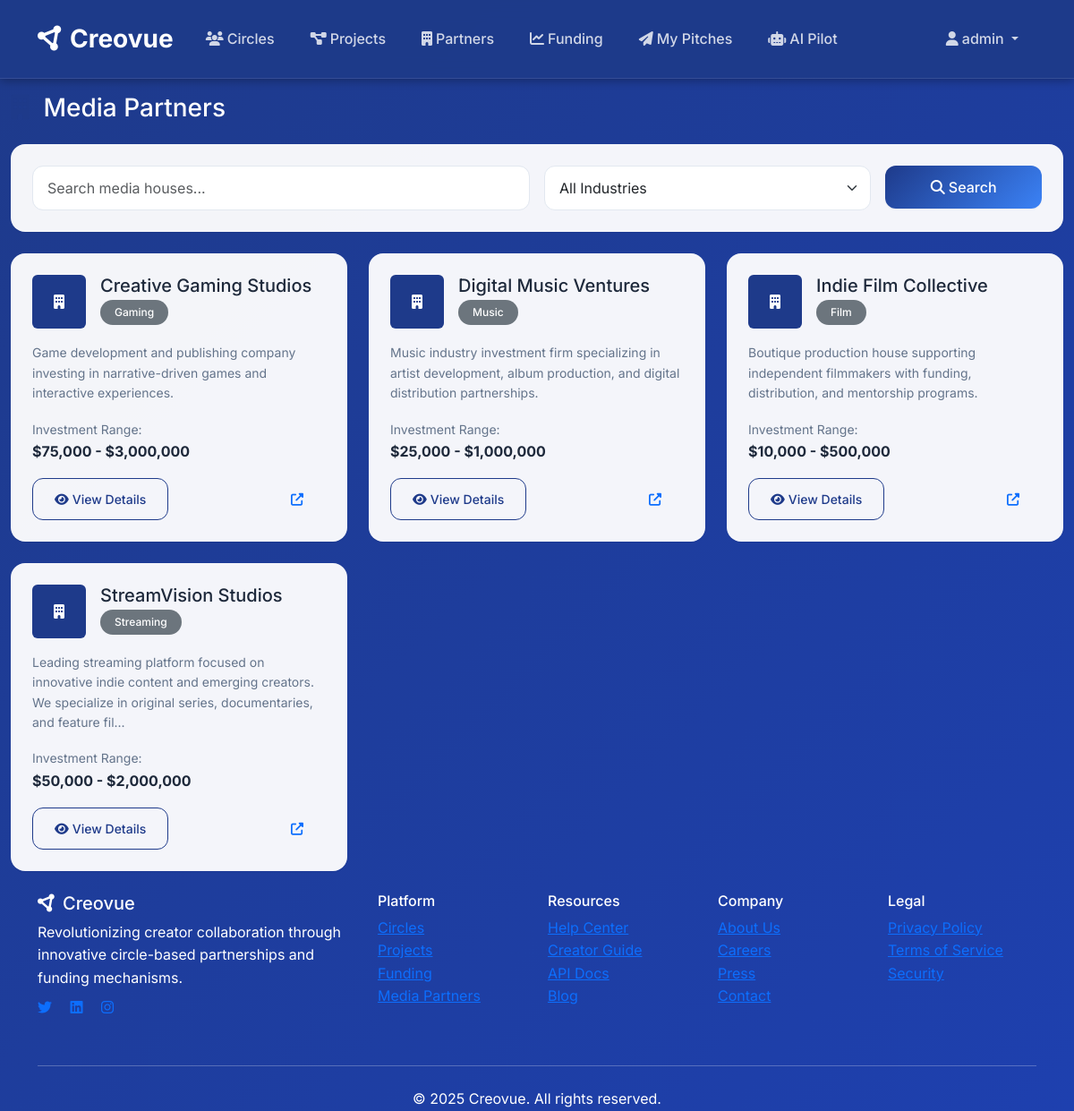
Page /media-houses/ (signed in) on the committed database.
### models.py (models this page shows, shortened)
class User(UserMixin, db.Model):
    id = db.Column(db.Integer, primary_key=True)
    username = db.Column(db.String(64), unique=True, nullable=False)
    email = db.Column(db.String(120), unique=True, nullable=False)
    password_hash = db.Column(db.String(256), nullable=False)
    full_name = db.Column(db.String(100), nullable=False)
    bio = db.Column(Text)
    creator_type = db.Column(db.String(50))  # artist, writer, filmmaker, musician, etc.
    location = db.Column(db.String(100))
    website = db.Column(db.String(200))
    created_at = db.Column(db.DateTime, default=datetime.utcnow)
    is_active = db.Column(db.Boolean, default=True)
    owned_circles = db.relationship('Circle', backref='owner', lazy=True, foreign_keys='Circle.owner_id')
    circle_memberships = db.relationship('CircleMembership', backref='user', lazy=True)
    projects = db.relationship('Project', backref='creator', lazy=True)

class MediaHouse(db.Model):
    id = db.Column(db.Integer, primary_key=True)
    name = db.Column(db.String(200), nullable=False)
    description = db.Column(Text)
    industry = db.Column(db.String(100))  # streaming, tv, film, music, etc.
    website = db.Column(db.String(200))
    contact_email = db.Column(db.String(120))
    logo_url = db.Column(db.String(300))
    investment_range_min = db.Column(db.Float, default=0)
    investment_range_max = db.Column(db.Float, default=0)
    preferred_categories = db.Column(db.String(500))  # comma-separated list
    investment_criteria = db.Column(Text)
    is_active = db.Column(db.Boolean, default=True)
    created_at = db.Column(db.DateTime, default=datetime.utcnow)
    investments = db.relationship('MediaHouseInvestment', backref='media_house', lazy=True)

### routes.py (the view)
@media_houses.route('/')
def list():
    industry = request.args.get('industry', '')
    search = request.args.get('search', '')
    query = MediaHouse.query.filter_by(is_active=True)
    if industry:
        query = query.filter_by(industry=industry)
    if search:
        query = query.filter(or_(
            MediaHouse.name.contains(search),
            MediaHouse.description.contains(search)
        ))
    media_houses_list = query.order_by(desc(MediaHouse.created_at)).all()
    return render_template('media_houses/list.html',
                         media_houses=media_houses_list,
                         current_industry=industry,
                         current_search=search)

### templates/media_houses/list.html (shortened to what this page needs)
{% extends "base.html" %}
{% block content %}
<div class="container-fluid">
    <div class="row">
        <div class="col-12">
            <div class="d-flex justify-content-between align-items-center mb-4">
                <h1 class="h3 mb-0">
                    <i class="fas fa-building text-primary me-2"></i>
                    Media Partners
                </h1>
            </div>
            <div class="card mb-4">
                <div class="card-body">
                    <form method="GET" class="row g-3">
                        <div class="col-md-6">
                            <input type="text" class="form-control" name="search"
                                   placeholder="Search media houses..." value="{{ current_search }}">
                        </div>
                        <div class="col-md-4">
                            <select class="form-select" name="industry">
                                <option value="">All Industries</option>
                            </select>
                        </div>
                        <div class="col-md-2">
                            <button type="submit" class="btn btn-primary w-100">
                                <i class="fas fa-search me-1"></i>Search
                            </button>
                        </div>
                    </form>
                </div>
            </div>
            <div class="row">
                {% for media_house in media_houses %}
                <div class="col-lg-4 col-md-6 mb-4">
                    <div class="card h-100 shadow-sm">
                        <div class="card-body">
                            <div class="d-flex align-items-start mb-3">
                                {% if media_house.logo_url %}
                                <img src="{{ media_house.logo_url }}" alt="{{ media_house.name }}"
                                     class="rounded me-3" style="width: 60px; height: 60px; object-fit: cover;">
                                {% else %}
                                <div class="bg-primary rounded d-flex align-items-center justify-content-center me-3"
                                     style="width: 60px; height: 60px;">
                                    <i class="fas fa-building text-white"></i>
                                </div>
                                {% endif %}
                                <div class="flex-grow-1">
                                    <h5 class="card-title mb-1">{{ media_house.name }}</h5>
                                    {% if media_house.industry %}
                                    <span class="badge bg-secondary">{{ media_house.industry|title }}</span>
                                    {% endif %}
                                </div>
                            </div>
                            {% if media_house.description %}
                            <p class="card-text text-muted small mb-3">
                                {{ media_house.description[:150] }}{% if media_house.description|length > 150 %}...{% endif %}
                            </p>
                            {% endif %}
                            {% if media_house.investment_range_min > 0 %}
                            <div class="mb-3">
                                <small class="text-muted">Investment Range:</small><br>
                                <strong>${{ "{:,.0f}".format(media_house.investment_range_min) }} - ${{ "{:,.0f}".format(media_house.investment_range_max) }}</strong>
                            </div>
                            {% endif %}
                            <div class="d-flex justify-content-between align-items-center">
                                <a href="{{ url_for('media_houses.detail', id=media_house.id) }}"
                                   class="btn btn-outline-primary btn-sm">
                                    <i class="fas fa-eye me-1"></i>View Details
                                </a>
                                {% if media_house.website %}
                                <a href="{{ media_house.website }}" target="_blank"
                                   class="btn btn-link btn-sm text-decoration-none">
                                    <i class="fas fa-external-link-alt"></i>
                                </a>
                                {% endif %}
                            </div>
                        </div>
                    </div>
                </div>
                {% endfor %}
            </div>
        </div>
    </div>
</div>
{% endblock %}

### templates/base.html (shortened to what this page needs)
<!DOCTYPE html>
<html lang="en">
<head>
    <link href="https://cdn.jsdelivr.net/npm/bootstrap@5.3.0/dist/css/bootstrap.min.css" rel="stylesheet">
    <link href="https://cdnjs.cloudflare.com/ajax/libs/font-awesome/6.4.0/css/all.min.css" rel="stylesheet">
    <link href="{{ url_for('static', filename='css/style.css') }}" rel="stylesheet">
</head>
<body>
    <nav class="navbar navbar-expand-lg navbar-dark">
        <div class="container">
            <a class="navbar-brand" href="{{ url_for('main.index') }}">
                <i class="fas fa-circle-nodes me-2"></i>Creovue
            </a>
            <div class="collapse navbar-collapse" id="navbarNav">
                <ul class="navbar-nav me-auto">
                    <li class="nav-item">
                        <a class="nav-link" href="{{ url_for('circles.list') }}">
                            <i class="fas fa-users me-1"></i>Circles
                        </a>
                    </li>
                    <li class="nav-item">
                        <a class="nav-link" href="{{ url_for('projects.list') }}">
                            <i class="fas fa-project-diagram me-1"></i>Projects
                        </a>
                    </li>
                    <li class="nav-item">
                        <a class="nav-link" href="{{ url_for('media_houses.list') }}">
                            <i class="fas fa-building me-1"></i>Partners
                        </a>
                    </li>
                    {% if current_user.is_authenticated %}
                    <li class="nav-item">
                        <a class="nav-link" href="{{ url_for('funding.dashboard') }}">
                            <i class="fas fa-chart-line me-1"></i>Funding
                        </a>
                    </li>
                    <li class="nav-item">
                        <a class="nav-link" href="{{ url_for('pitches.list_pitches') }}">
                            <i class="fas fa-paper-plane me-1"></i>My Pitches
                        </a>
                    </li>
                    <li class="nav-item">
                        <a class="nav-link" href="{{ url_for('ai_pilot.dashboard') }}">
                            <i class="fas fa-robot me-1"></i>AI Pilot
                        </a>
                    </li>
                    {% endif %}
                </ul>
                <ul class="navbar-nav">
                    {% if current_user.is_authenticated %}
                    <li class="nav-item dropdown">
                        <a class="nav-link dropdown-toggle" href="#" id="navbarDropdown" role="button" data-bs-toggle="dropdown">
                            <i class="fas fa-user me-1"></i>{{ current_user.username }}
                        </a>
                    </li>
                    {% endif %}
                </ul>
            </div>
        </div>
    </nav>
    <main>
        {% block content %}{% endblock %}
    </main>
    <footer class="footer">
        <div class="container">
            <div class="row">
                <div class="col-md-4 mb-4">
                    <h5><i class="fas fa-circle-nodes me-2"></i>Creovue</h5>
                    <p class="mb-2">Revolutionizing creator collaboration through innovative circle-based partnerships and funding mechanisms.</p>
                    <div class="social-links">
                        <a href="#" class="me-3"><i class="fab fa-twitter"></i></a>
                        <a href="#" class="me-3"><i class="fab fa-linkedin"></i></a>
                        <a href="#" class="me-3"><i class="fab fa-instagram"></i></a>
                    </div>
                </div>
                <div class="col-md-2 mb-4">
                    <h6>Platform</h6>
                    <ul class="list-unstyled">
                        <li><a href="{{ url_for('circles.list') }}">Circles</a></li>
                        <li><a href="{{ url_for('projects.list') }}">Projects</a></li>
                        <li><a href="#">Funding</a></li>
                        <li><a href="#">Media Partners</a></li>
                    </ul>
                </div>
                <div class="col-md-2 mb-4">
                    <h6>Resources</h6>
                    <ul class="list-unstyled">
                        <li><a href="#">Help Center</a></li>
                        <li><a href="#">Creator Guide</a></li>
                        <li><a href="#">API Docs</a></li>
                        <li><a href="#">Blog</a></li>
                    </ul>
                </div>
                <div class="col-md-2 mb-4">
                    <h6>Company</h6>
                    <ul class="list-unstyled">
                        <li><a href="#">About Us</a></li>
                        <li><a href="#">Careers</a></li>
                        <li><a href="#">Press</a></li>
                        <li><a href="#">Contact</a></li>
                    </ul>
                </div>
                <div class="col-md-2 mb-4">
                    <h6>Legal</h6>
                    <ul class="list-unstyled">
                        <li><a href="#">Privacy Policy</a></li>
                        <li><a href="#">Terms of Service</a></li>
                        <li><a href="#">Security</a></li>
                    </ul>
                </div>
            </div>
            <hr class="my-4">
            <div class="row align-items-center">
                <div class="col-md-12 text-center">
                    <p class="mb-0">&copy; 2025 Creovue. All rights reserved.</p>
                </div>
            </div>
        </div>
    </footer>
</body>
</html>

### static/css/style.css (style rules this page uses)
:root { --primary-color: #1e3a8a; --primary-light: #3b82f6; --primary-dark: #1e40af; --secondary-color: #64748b; --accent-color: #06b6d4; --success-color: #10b981; --warning-color: #f59e0b; --danger-color: #ef4444; --background-light: #f8fafc; --background-card: #ffffff; --text-dark: #1e293b; --text-muted: #64748b; --border-light: #e2e8f0; --shadow-sm: 0 1px 2px 0 rgba(0, 0, 0, 0.05); --shadow-md: 0 4px 6px -1px rgba(0, 0, 0, 0.1), 0 2px 4px -1px rgba(0, 0, 0, 0.06); --shadow-lg: 0 10px 15px -3px rgba(0, 0, 0, 0.1), 0 4px 6px -2px rgba(0, 0, 0, 0.05); }
body { font-family: 'Inter', -apple-system, BlinkMacSystemFont, 'Segoe UI', Roboto, sans-serif; background-color: var(--primary-color); background: linear-gradient(135deg, var(--primary-color) 0%, var(--primary-dark) 100%); color: white; line-height: 1.6; min-height: 100vh; }
.navbar { background-color: rgba(30, 58, 138, 0.95) !important; backdrop-filter: blur(10px); box-shadow: 0 2px 10px rgba(0, 0, 0, 0.3); padding: 1rem 0; border-bottom: 1px solid rgba(255, 255, 255, 0.1); }
.navbar-brand { font-weight: 700; font-size: 1.75rem; color: white !important; text-decoration: none; }
.nav-link { font-weight: 500; transition: all 0.2s ease; color: rgba(255, 255, 255, 0.8) !important; border-radius: 0.5rem; margin: 0 0.25rem; padding: 0.5rem 1rem !important; }
.btn { font-weight: 500; border-radius: 0.75rem; transition: all 0.2s ease; padding: 0.75rem 1.5rem; }
.btn-primary { background: linear-gradient(135deg, var(--primary-color) 0%, var(--primary-light) 100%); border: none; box-shadow: var(--shadow-sm); }
.btn-outline-primary { border-color: var(--primary-color); color: var(--primary-color); background: transparent; }
.card { border: none; box-shadow: var(--shadow-sm); border-radius: 1rem; background-color: rgba(255, 255, 255, 0.95); transition: all 0.3s ease; color: var(--text-dark); }
.card-body { padding: 1.5rem; }
.badge { font-weight: 500; padding: 0.5rem 1rem; border-radius: 2rem; font-size: 0.75rem; }
.form-control, .form-select { border-radius: 0.75rem; border: 1px solid var(--border-light); padding: 0.75rem 1rem; transition: all 0.2s ease; }
.text-primary { color: var(--primary-color) !important; }
.bg-primary { background-color: var(--primary-color) !important; }
.text-muted { color: var(--text-muted) !important; }
.shadow-sm { box-shadow: var(--shadow-sm) !important; }

### rows in the picture
User: username "admin"
MediaHouse: name "Creative Gaming Studios", industry "Gaming", description "Game development and publishing company investing in narrative-driven games and interactive experiences.", investment_range_min "75,000", investment_range_max "3,000,000"
MediaHouse: name "Digital Music Ventures", industry "Music", description "Music industry investment firm specializing in artist development, album production, and digital distribution partnerships.", investment_range_min "25,000", investment_range_max "1,000,000"
MediaHouse: name "Indie Film Collective", industry "Film", description "Boutique production house supporting independent filmmakers with funding, distribution, and mentorship programs.", investment_range_min "10,000", investment_range_max "500,000"
MediaHouse: name "StreamVision Studios", industry "Streaming", description "Leading streaming platform focused on innovative indie content and emerging creators. We specialize in original series, documentaries, and feature fil", investment_range_min "50,000", investment_range_max "2,000,000"
